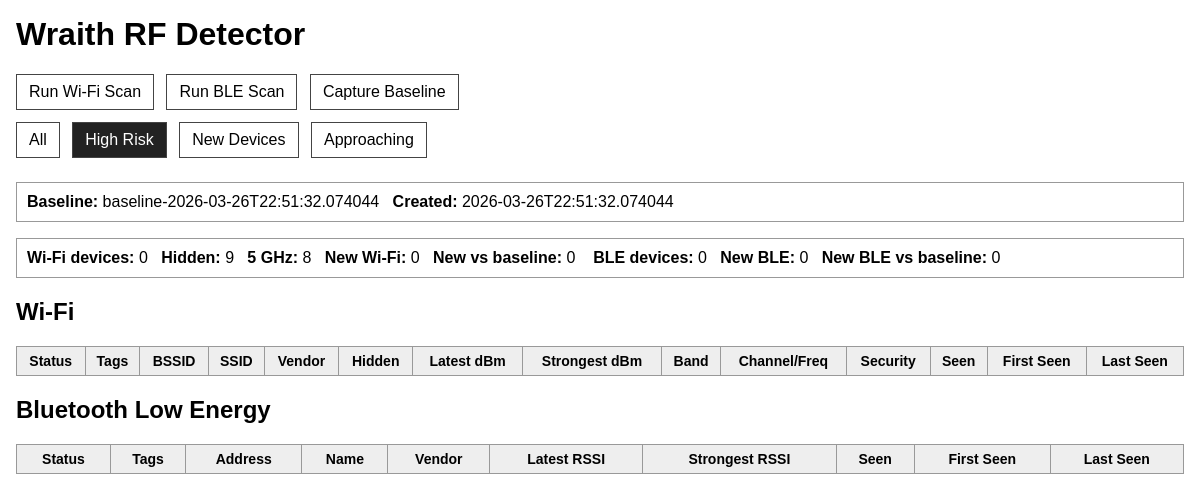
The page /?filter=high on the database its author committed.
### tables this page shows
CREATE TABLE baselines (
            id INTEGER PRIMARY KEY AUTOINCREMENT,
            name TEXT NOT NULL,
            created_at TEXT NOT NULL
        );

### ui/app.py (the view)
@app.route("/")
def index():
    active_filter = request.args.get("filter", "all").lower()
    if active_filter not in VALID_FILTERS:
        active_filter = "all"
    baseline = get_latest_baseline()
    baseline_id = baseline[0] if baseline else None
    baseline_name = baseline[1] if baseline else "none"
    baseline_time = baseline[2] if baseline else "none"
    baseline_wifi_set = get_baseline_wifi_set(baseline_id) if baseline_id is not None else set()
    baseline_ble_set = get_baseline_ble_set(baseline_id) if baseline_id is not None else set()
    wifi_rows = get_wifi_rows()
    ble_rows = get_ble_rows()
    processed_wifi = []
    hidden_count = 0
    five_count = 0
    new_wifi_count = 0
    new_wifi_baseline_count = 0
    for row in wifi_rows:
        bssid, ssid, hidden, latest_signal_dbm, strongest_signal_dbm, freq_mhz, channel, security, seen_count, first_seen, last_seen = row
        vendor = vendor_lookup_mac(bssid)
        band = band_label(freq_mhz)
        status, score, tags = classify_wifi(hidden, latest_signal_dbm, vendor, first_seen, baseline_id, bssid, baseline_wifi_set)
        if hidden:
            hidden_count += 1
        if band == "5 GHz":
            five_count += 1
        if is_new(first_seen):
            new_wifi_count += 1
        if baseline_id is not None and bssid not in baseline_wifi_set:
            new_wifi_baseline_count += 1
        chan_or_freq = channel if channel else (freq_mhz if freq_mhz is not None else "?")
        processed_wifi.append({
            "bssid": bssid,
            "ssid": ssid,
            "hidden": "YES" if hidden else "NO",
            "latest": latest_signal_dbm,
            "strongest": strongest_signal_dbm,
            "band": band,
            "chan_or_freq": chan_or_freq,
            "security": security,
            "vendor": vendor,
            "seen_count": seen_count,
            "first_seen": first_seen,
            "last_seen": last_seen,
            "status": status,
            "score": score,
            "tags": tags,
        })
    processed_wifi.sort(key=lambda x: (x["score"], x["latest"] if x["latest"] is not None else -999), reverse=True)
    processed_wifi = [item for item in processed_wifi if _matches_filter(item, active_filter)]
    processed_ble = []
    new_ble_count = 0
    new_ble_baseline_count = 0
    for row in ble_rows:
        address, name, latest_rssi, strongest_rssi, vendor, seen_count, first_seen, last_seen = row
        status, score, tags = classify_ble(name, vendor, latest_rssi, first_seen, baseline_id, address, baseline_ble_set)
        if is_new(first_seen):
            new_ble_count += 1
        if baseline_id is not None and address not in baseline_ble_set:
            new_ble_baseline_count += 1
        processed_ble.append({
            "address": address,
            "name": name,
            "latest": latest_rssi,
            "strongest": strongest_rssi,
            "vendor": vendor,
            "seen_count": seen_count,
            "first_seen": first_seen,
            "last_seen": last_seen,
            "status": status,
            "score": score,
            "tags": tags,
        })
    processed_ble.sort(key=lambda x: (x["score"], x["latest"] if x["latest"] is not None else -999), reverse=True)
    processed_ble = [item for item in processed_ble if _matches_filter(item, active_filter)]
    baseline_info = {"name": baseline_name, "time": baseline_time}
    summary = {
        "wifi_devices": len(processed_wifi),
        "hidden_count": hidden_count,
        "five_count": five_count,
        "new_wifi_count": new_wifi_count,
        "new_wifi_baseline_count": new_wifi_baseline_count,
        "ble_devices": len(processed_ble),
        "new_ble_count": new_ble_count,
        "new_ble_baseline_count": new_ble_baseline_count,
    }
    return render_template(
        "index.html",
        processed_wifi=processed_wifi,
        processed_ble=processed_ble,
        summary=summary,
        baseline=baseline_info,
        active_filter=active_filter,
    )

### core/db.py (called while the page is built)
def db():
    return sqlite3.connect(DB_PATH)

def get_latest_baseline():
    conn = db()
    cur = conn.cursor()
    cur.execute("SELECT id, name, created_at FROM baselines ORDER BY id DESC LIMIT 1")
    row = cur.fetchone()
    conn.close()
    return row

def get_baseline_wifi_set(baseline_id: int) -> set[str]:
    conn = db()
    cur = conn.cursor()
    cur.execute("SELECT bssid FROM baseline_wifi WHERE baseline_id = ?", (baseline_id,))
    rows = cur.fetchall()
    conn.close()
    return {row[0] for row in rows}

def get_baseline_ble_set(baseline_id: int) -> set[str]:
    conn = db()
    cur = conn.cursor()
    cur.execute("SELECT address FROM baseline_ble WHERE baseline_id = ?", (baseline_id,))
    rows = cur.fetchall()
    conn.close()
    return {row[0] for row in rows}

def get_wifi_rows():
    conn = db()
    cur = conn.cursor()
    cur.execute("""
        SELECT
            bssid,
            COALESCE(NULLIF(ssid, ''), '[hidden]'),
            hidden,
            latest_signal_dbm,
            strongest_signal_dbm,
            freq_mhz,
            CASE WHEN channel != '' THEN channel ELSE '' END,
            security,
            seen_count,
            first_seen,
            last_seen
        FROM wifi_devices
    """)
    rows = cur.fetchall()
    conn.close()
    return rows

def get_ble_rows():
    conn = db()
    cur = conn.cursor()
    cur.execute("""
        SELECT address, COALESCE(NULLIF(name, ''), '[unknown]'), latest_rssi, strongest_rssi, vendor,
               seen_count, first_seen, last_seen
        FROM ble_devices
    """)
    rows = cur.fetchall()
    conn.close()
    return rows

### core/risk.py (called while the page is built)
def band_label(freq_mhz):
    if freq_mhz is None:
        return "?"
    if 2400 <= freq_mhz < 2500:
        return "2.4 GHz"
    if 5000 <= freq_mhz < 6000:
        return "5 GHz"
    if 5925 <= freq_mhz < 7125:
        return "6 GHz"
    return str(freq_mhz)

def is_new(first_seen: str) -> bool:
    try:
        ts = datetime.fromisoformat(first_seen)
    except Exception:
        return False
    return datetime.utcnow() - ts < timedelta(minutes=15)

### ui/app.py (called while the page is built)
def _split_tags(tags):
    if not tags or tags == "-":
        return set()
    return {tag.strip() for tag in tags.split(",") if tag.strip()}

### ui/templates/index.html (shortened to what this page needs)
<html>
<head>
</head>
<body>
    <h1>Wraith RF Detector</h1>
    <a class="button" href="{{ url_for('scan_wifi', filter=active_filter) }}">Run Wi-Fi Scan</a>
    <a class="button" href="{{ url_for('scan_ble', filter=active_filter) }}">Run BLE Scan</a>
    <a class="button" href="{{ url_for('capture_baseline', filter=active_filter) }}">Capture Baseline</a>
    <div class="filters">
        <a class="button{% if active_filter == 'all' %} active{% endif %}" href="{{ url_for('index', filter='all') }}">All</a>
        <a class="button{% if active_filter == 'high' %} active{% endif %}" href="{{ url_for('index', filter='high') }}">High Risk</a>
        <a class="button{% if active_filter == 'new' %} active{% endif %}" href="{{ url_for('index', filter='new') }}">New Devices</a>
        <a class="button{% if active_filter == 'approaching' %} active{% endif %}" href="{{ url_for('index', filter='approaching') }}">Approaching</a>
    </div>
    <div class="summary">
        <b>Baseline:</b> {{ baseline.name }} &nbsp;
        <b>Created:</b> {{ baseline.time }}
    </div>
    <div class="summary">
        <b>Wi-Fi devices:</b> {{ summary.wifi_devices }} &nbsp;
        <b>Hidden:</b> {{ summary.hidden_count }} &nbsp;
        <b>5 GHz:</b> {{ summary.five_count }} &nbsp;
        <b>New Wi-Fi:</b> {{ summary.new_wifi_count }} &nbsp;
        <b>New vs baseline:</b> {{ summary.new_wifi_baseline_count }} &nbsp;&nbsp;
        <b>BLE devices:</b> {{ summary.ble_devices }} &nbsp;
        <b>New BLE:</b> {{ summary.new_ble_count }} &nbsp;
        <b>New BLE vs baseline:</b> {{ summary.new_ble_baseline_count }}
    </div>
    <h2>Wi-Fi</h2>
    <table>
        <tr>
            <th>Status</th>
            <th>Tags</th>
            <th>BSSID</th>
            <th>SSID</th>
            <th>Vendor</th>
            <th>Hidden</th>
            <th>Latest dBm</th>
            <th>Strongest dBm</th>
            <th>Band</th>
            <th>Channel/Freq</th>
            <th>Security</th>
            <th>Seen</th>
            <th>First Seen</th>
            <th>Last Seen</th>
        </tr>
    </table>
    <h2>Bluetooth Low Energy</h2>
    <table>
        <tr>
            <th>Status</th>
            <th>Tags</th>
            <th>Address</th>
            <th>Name</th>
            <th>Vendor</th>
            <th>Latest RSSI</th>
            <th>Strongest RSSI</th>
            <th>Seen</th>
            <th>First Seen</th>
            <th>Last Seen</th>
        </tr>
    </table>
</body>
</html>

### ui/templates/index.html (style rules this page uses)
body { font-family: Arial, sans-serif; margin: 16px; }
table { border-collapse: collapse; width: 100%; margin-bottom: 20px; }
th, td { border: 1px solid #999; padding: 6px; font-size: 14px; }
th { background: #eee; }
.summary { margin-bottom: 16px; padding: 10px; border: 1px solid #999; }
a.button { display: inline-block; padding: 8px 12px; border: 1px solid #444; text-decoration: none; color: black; margin-right: 8px; margin-bottom: 12px; }
a.button.active { background: #222; color: white; }
.filters { margin-bottom: 12px; }

### rows shown on the page
baselines: name "baseline-2026-03-26T22:51:32.074044", time "2026-03-26T22:51:32.074044"

### other values the page prints
{{ summary.wifi_devices }} "0"
{{ summary.hidden_count }} "9"
{{ summary.five_count }} "8"
{{ summary.new_wifi_count }} "0"
{{ summary.new_wifi_baseline_count }} "0"
{{ summary.ble_devices }} "0"
{{ summary.new_ble_count }} "0"
{{ summary.new_ble_baseline_count }} "0"
